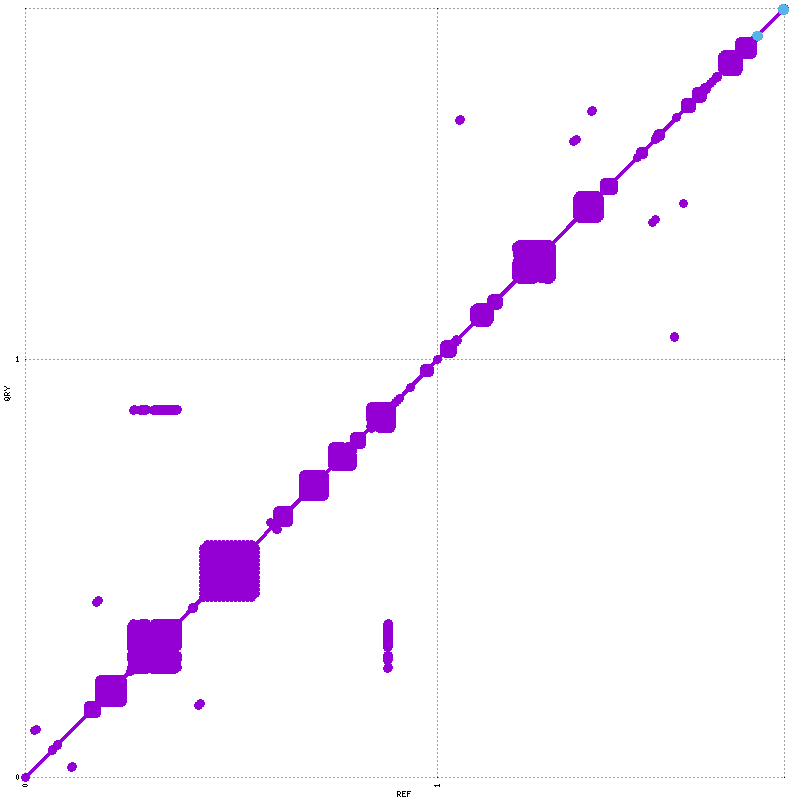

Write gnuplot code to recreate this figure.
set terminal png tiny size 800,800
set output "dot_pot_reps_2.png"
set xtics rotate ( \
 "0" 1.0, \
 "1" 204655.0, \
 "" 376625 \
)
set ytics ( \
 "0" 1.0, \
 "1" 204655.0, \
 "" 376625 \
)
set size 1,1
set grid
unset key
set border 0
set tics scale 0
set xlabel "REF"
set ylabel "QRY"
set format "%.0f"
set mouse format "%.0f"
set mouse mouseformat "[%.0f, %.0f]"
set xrange [1:376625]
set yrange [1:376625]
set style line 1  lt 1 lw 3 pt 6 ps 1
set style line 2  lt 3 lw 3 pt 6 ps 1
set style line 3  lt 2 lw 3 pt 6 ps 1
plot \
 "dot_pot_reps_2.fplot" title "FWD" w lp ls 1, \
 "dot_pot_reps_2.rplot" title "REV" w lp ls 2
